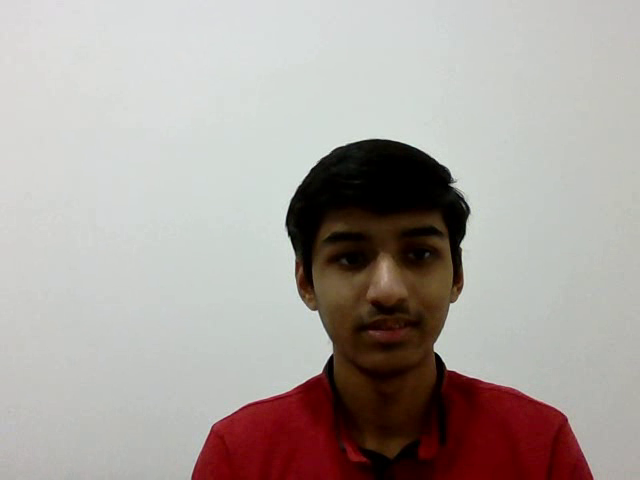
#> input picture frame 10 of facedetection/videos/output/detected-video.avi, 640 x 480 px, given in place of the camera
$ python facedetection-video.py
#> lines starting #> are read from the running program, lines starting #| are printed output that depends on the picture; after the words box and inside, x2 and y2 are one past the last pixel; in counts of white or black regions, pixels touching at a corner belong together
#Note: 1)The detection works only on grayscale images. So it is important to convert the color image to grayscale.
# 2) detectMultiScale function is used to detect the faces.
# It takes 3 arguments — the input image, scaleFactor and minNeighbours. scaleFactor specifies how much the image size is reduced with each scale.
# minNeighbours specifies how many neighbors each candidate rectangle should have to retain it.
# 3) faces contains a list of coordinates for the rectangular regions where faces were found.
# 4) Saving the video will not work while using video file as input

import numpy as np
import cv2

# Load the cascade
face_cascade = cv2.CascadeClassifier(cv2.data.haarcascades + 'haarcascade_frontalface_default.xml')
eye_cascade = cv2.CascadeClassifier(cv2.data.haarcascades + 'haarcascade_eye.xml')
smile_cascade = cv2.CascadeClassifier(cv2.data.haarcascades + 'haarcascade_smile.xml')

font = cv2.FONT_HERSHEY_SIMPLEX

# To capture video from webcam.
cap = cv2.VideoCapture(0, cv2.CAP_DSHOW)

# To use a video file as input
# cap = cv2.VideoCapture('videos/input/vid.mp4')

# Define the codec and create VideoWriter object
fourcc = cv2.VideoWriter_fourcc(*'XVID')
out = cv2.VideoWriter('videos/output/detected-video.avi',fourcc, 20.0, (640,480))

while True:
    # Capture frame-by-frame
    ret, img = cap.read()
#> img is the input picture: shape (480, 640, 3); mean B, G, R 159, 163.2, 171

    if ret == True:
        # Convert to grayscale
        gray = cv2.cvtColor(img, cv2.COLOR_BGR2GRAY)
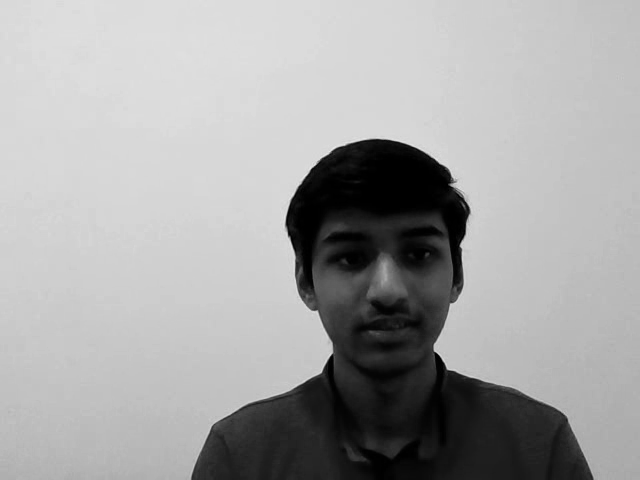
#> gray: shape (480, 640); min 0, max 233, mean 165

        #Convert to hsvscale
        hsv = cv2.cvtColor(img, cv2.COLOR_BGR2HSV)
#> hsv: shape (480, 640, 3); mean H, S, V 53.2, 50.2, 173.3

        #store the detected video from camera
        out.write(img)

        # [8 lines of commented-out code are left out]
        faces = face_cascade.detectMultiScale(gray, 1.3, 5)
#> faces = [[297, 189, 177, 177]]
        #most common parameters of the detectMultiScale function
        # scaleFactor : Parameter specifying how much the image size is reduced at each image scale.
        # minNeighbors : Parameter specifying how many neighbors each candidate rectangle should have to retain it.
        # minSize : Minimum possible object size. Objects smaller than that are ignored.
        # maxSize : Maximum possible object size. Objects larger than that are ignored.

        # Draw rectangle around the faces
        for (x,y,w,h) in faces:
            cv2.rectangle(img,(x,y),(x+w,y+h),(255,0,0), 3)
            roi_gray = gray[y:y+h, x:x+w]
            roi_color = img[y:y+h, x:x+w]
            cv2.putText(img,'Face',(x, y), font, 1,(255,0,0),2)

            #eyes
            eyes = eye_cascade.detectMultiScale(roi_gray)
            #detect eyes and draw rectangle around it
            for (ex,ey,ew,eh) in eyes:
                cv2.rectangle(roi_color,(ex,ey),(ex+ew,ey+eh),(0,255,0),2)
                cv2.putText(img,'Eye',(x + ex,y + ey), 1, 1, (0, 255, 0), 1)

            #smile
            smile = smile_cascade.detectMultiScale(
                roi_gray,
                scaleFactor= 1.16,
                minNeighbors=35,
                minSize=(25, 25),
                flags=cv2.CASCADE_SCALE_IMAGE
            )
            #detect smile and draw rectangle around it
            for (sx, sy, sw, sh) in smile:
                cv2.rectangle(roi_color, (sh, sy), (sx+sw, sy+sh), (255, 0, 0), 2)
                cv2.putText(img,'Smile',(x + sx,y + sy), 1, 1, (0, 255, 0), 1)

            #Display Number of Faces
            cv2.putText(img,'Number of Faces : ' + str(len(faces)),(40, 40), font, 1,(255,0,0),2)

            #save the cropped faces
            crop_face = img[y:y + h, x:x + w]
            cv2.imwrite('videos/output/' + str(w) + str(h) + '_faces_video.jpg', crop_face)
#> this loop made 1 pass
#> (x, y, w, h, eyes, smile) on pass 1: (297, 189, 177, 177, [[104, 45, 41, 41], [25, 45, 46, 46]], [[47, 126, 83, 41]])
#> pass 1, `roi_gray = gray[y:y+h, x:x+w]`:
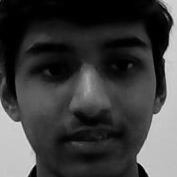
#> roi_gray: shape (177, 177); min 0, max 219, mean 62
#> pass 1, `roi_color = img[y:y+h, x:x+w]`:
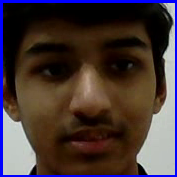
#> roi_color: shape (177, 177, 3); mean B, G, R 54.5, 54.2, 68.6
#> pass 1, `crop_face = img[y:y + h, x:x + w]`:
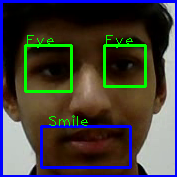
#> crop_face: shape (177, 177, 3); mean B, G, R 59.6, 61.7, 64.8
#> after the loop:
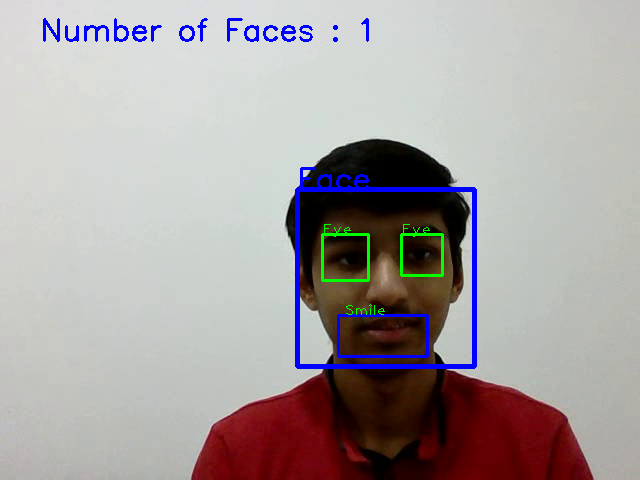
#> img: shape (480, 640, 3); 2.54% of pixels changed, all inside (x1, y1, x2, y2) = (43, 18, 477, 369)
            # cv2.imwrite('videos/output/' +  str(w) + str(h) + '_faces_filevideo.jpg', crop_face)     #for using file from video for identification
        # Display
        cv2.imshow('Original', img)
        cv2.imshow('Detected Gray', gray)
        cv2.imshow('Detected HSV', hsv)

        # Stop if escape key is pressed
        k = cv2.waitKey(1) & 0xff
#> (key Esc is pressed here)
        if k==27:
            break
    else:
        break
# Release the VideoCapture object
cap.release()
out.release()
cv2.destroyAllWindows()

$ run again, starting later in the video
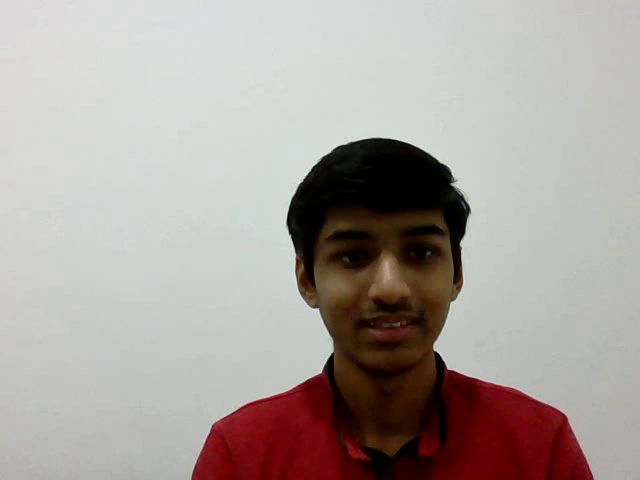
#> input picture frame 49 of facedetection/videos/output/detected-video.avi, 640 x 480 px, given in place of the camera
#> img is the input picture: shape (480, 640, 3); mean B, G, R 158.8, 163.2, 171.2
#> hsv: shape (480, 640, 3); mean H, S, V 51.7, 50.6, 173.5
#> faces = [[300, 190, 169, 169]]
#> the loop `for (x,y,w,h) in faces:` made 1 pass
#> (x, y, w, h, eyes, smile) on pass 1: (300, 190, 169, 169, [[102, 42, 41, 41], [23, 42, 48, 48]], [[46, 115, 85, 43]])
#> pass 1, `roi_color = img[y:y+h, x:x+w]`:
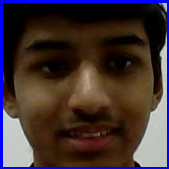
#> roi_color: shape (169, 169, 3); mean B, G, R 49.8, 49.3, 64.7
#> after the loop `for (x,y,w,h) in faces:`:
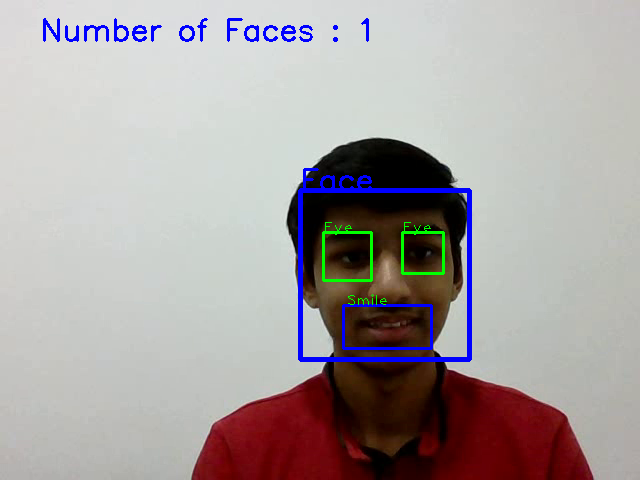
#> img: shape (480, 640, 3); 2.49% of pixels changed, all inside (x1, y1, x2, y2) = (43, 18, 472, 362)

$ run again, starting later in the video
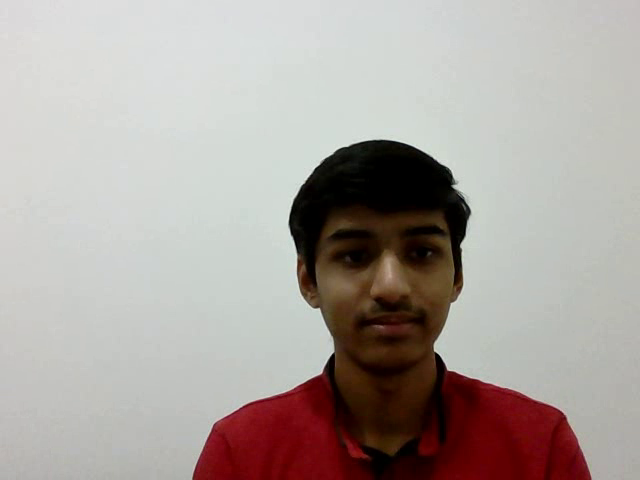
#> input picture frame 87 of facedetection/videos/output/detected-video.avi, 640 x 480 px, given in place of the camera
#> img is the input picture: shape (480, 640, 3); mean B, G, R 159.4, 163.9, 172
#> hsv: shape (480, 640, 3); mean H, S, V 51.1, 49.7, 174.2
#> faces = [[300, 189, 175, 175]]
#> the loop `for (x,y,w,h) in faces:` made 1 pass
#> (x, y, w, h, eyes, smile) on pass 1: (300, 189, 175, 175, [[106, 46, 37, 37], [26, 39, 55, 55]], [[45, 119, 86, 43]])
#> pass 1, `roi_color = img[y:y+h, x:x+w]`:
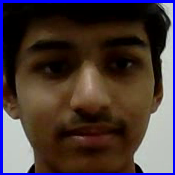
#> roi_color: shape (175, 175, 3); mean B, G, R 56, 56, 70.5
#> after the loop `for (x,y,w,h) in faces:`:
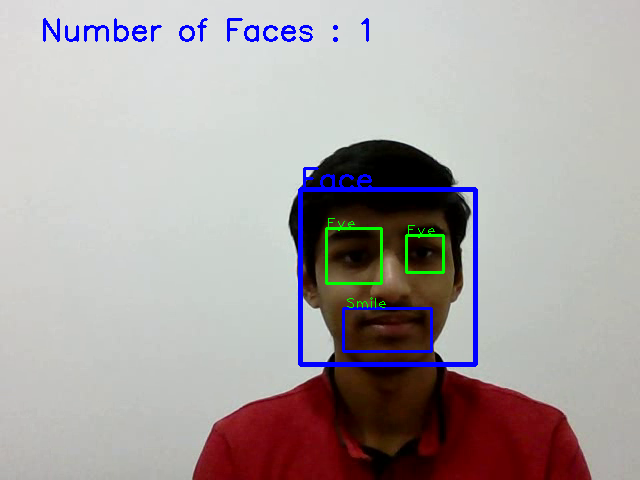
#> img: shape (480, 640, 3); 2.55% of pixels changed, all inside (x1, y1, x2, y2) = (43, 18, 478, 367)
